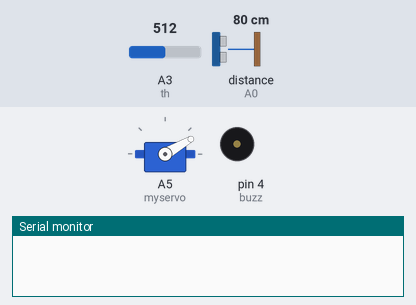
Bench run of a sketch on a simulated Arduino Uno, built with avr-gcc and run on an emulated ATmega328P. Parts: servo, buzzer (waves = sounding, pin HIGH), the last lines printed to the serial monitor. Wiring (inferred from the names in the program): ultrasonic range finder: trigger A2; echo A0. The inputs (shaded band) are chosen by the test bench; at power-on: A3 (th) = 512, distance to the obstacle (sensor on A0) 80 cm. The echo pulse lasts 58.3 µs per cm; pins used as bus, display or sensor lines are not drawn.

Above: at 0.15 s.
At 1.55 s:
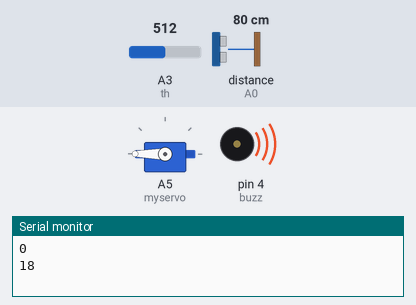
At 1.85 s:
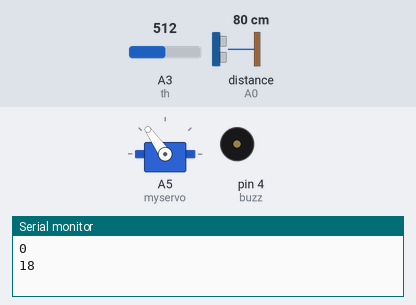
At 2.15 s:
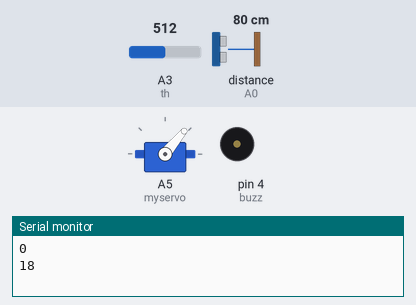
Timing chart, 0 to 5.1 s (numbered marks = the images above):
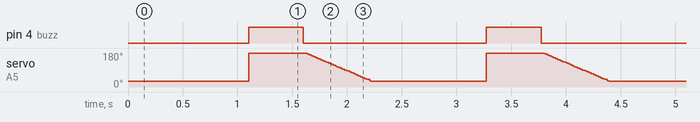

Measured:
- by itself, pin 4 (buzz): alternates HIGH for 0.50 s and LOW for 1.7 s
- by itself, servo on A5 (myservo): ramps from 180° to 31° and jumps back, once every 2.2 s

The sketch:

ARM.ino
```cpp
#include <Servo.h>

Servo myservo;

const int echoPin = A0;
const int triggerPin = A2;
const int th = A3;
const int buzz = 4;

long duration, cm, HEIGHT = 35, treshold;

void setup() {
  Serial.begin(9600);
  myservo.attach(A5);
  pinMode(buzz, OUTPUT);
  pinMode(triggerPin, OUTPUT);
  pinMode(echoPin, INPUT);
  pinMode(th, INPUT);
  myservo.write(30);
  delay(100);
}

void loop() {
  digitalWrite(triggerPin, LOW);
  delayMicroseconds(2);
  digitalWrite(triggerPin, HIGH);
  delayMicroseconds(5);
  digitalWrite(triggerPin, LOW);

  treshold = constrain(map(analogRead(th), 0, 1024, HEIGHT, 0), 0, HEIGHT);
  duration = pulseIn(echoPin, HIGH);

  cm = microsecondsToCentimeters(duration);
  Serial.println(cm);
  Serial.println(treshold);
  if (cm <= treshold) {
    digitalWrite(buzz, HIGH);
    myservo.write(180);
    delay(500);
    digitalWrite(buzz, LOW);
    delay(10);
    for (int i = 180; i > 30; i--) {
      myservo.write(i);
      delay(4);
    }
  }
  else{
    myservo.write(30);
  }
  delay(50);
}

long microsecondsToCentimeters(long microseconds) {
  // The speed of sound is 340 m/s or 29 microseconds per centimeter.
  // The ping travels out and back, so to find the distance of the object we
  // take half of the distance travelled.
  return microseconds / 29 / 2;
}
```
